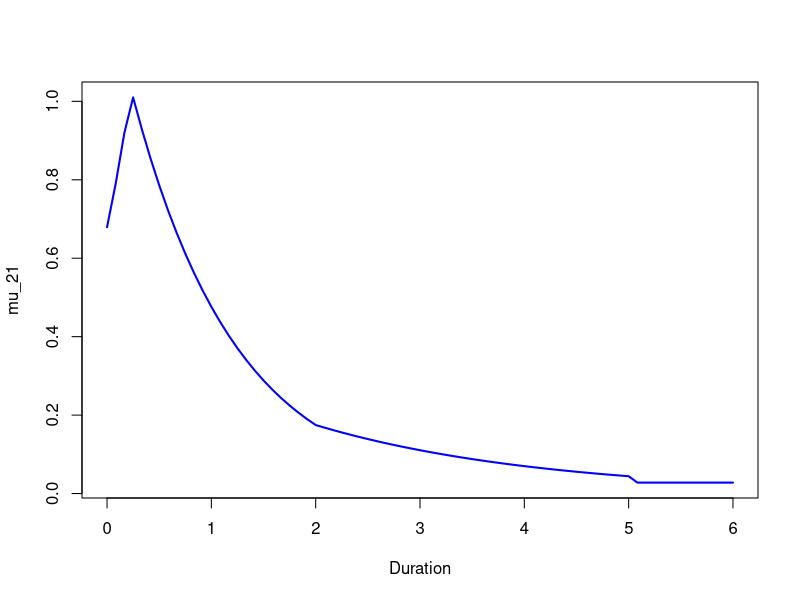
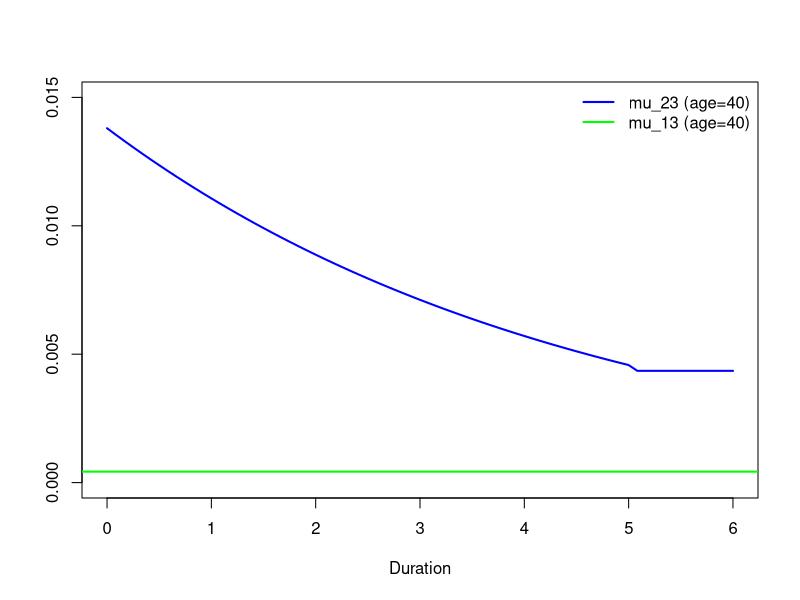
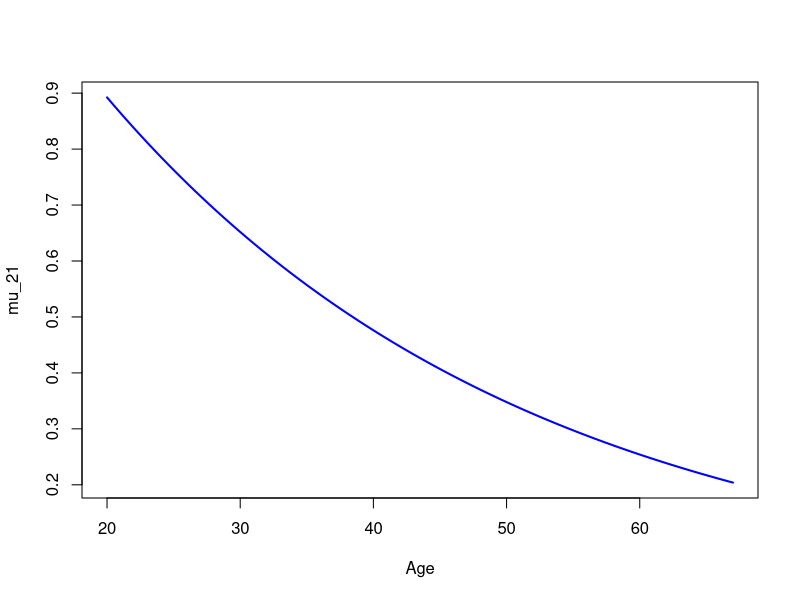
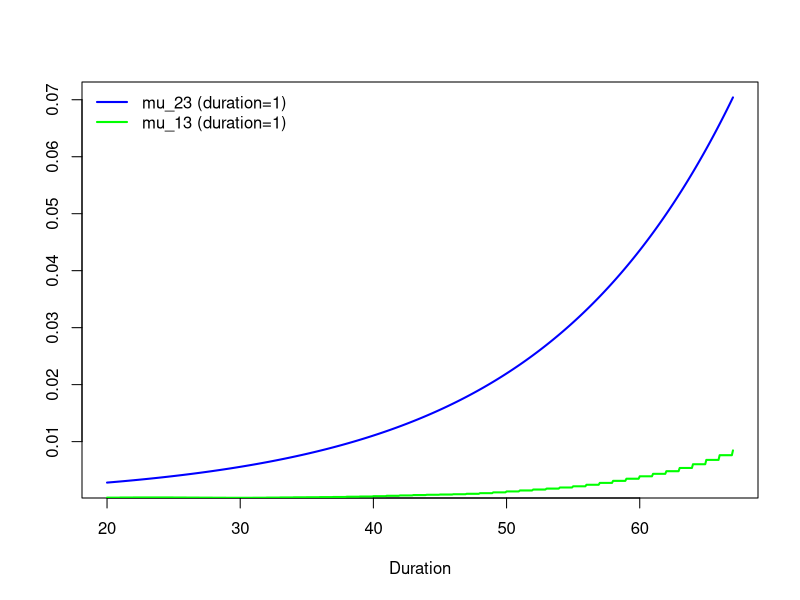

Recreate these plots in R, in order.
mu_21 <- function(t,z){exp(0.5640359-0.1035612*t)*(z>5)+exp(0.4279071-0.0314083*t-0.4581508*z)*(5>=z&z>2)+exp(1.517019-0.0314083*t-1.0027067*z)*(2>=z&z>0.2291667)+exp(0.8694878-0.0314083*t+1.8228841*z)*(0.2291667>=z)}
mu_23 <- function(t,z){exp(-8.2226723+0.0696388*t)*(z>5)+(exp(-7.0243455+0.0685318*t-0.2207053*z))*(z<=5)}
mu_2p<-function(t,z){mu_21(t,z)+mu_23(t,z)}
predmodelmu2p_vec <- Vectorize(mu_2p, vectorize.args = c("t", "z"))
library("readxl")
levetidbench <- read_excel("Benchmark_doedelighed2022_010224.xlsx")
mu_13 <- function (t){
  levetidbench$Kvinder[t+1]
}

z_seq<-seq(0,6,1/12)

plot(z_seq,mu_21(40,z_seq), type="n",xlab="Duration",ylab="mu_21")
lines(z_seq,mu_21(40,z_seq),col="blue",lwd=2)

plot(z_seq,mu_23(40,z_seq), type="n",xlab="Duration",ylab="",ylim=c(0,0.015))
lines(z_seq,mu_23(40,z_seq),col="blue",lwd=2)
abline(h=mu_13(40),col="green",lwd=2)
legend("topright", legend=c("mu_23 (age=40)", "mu_13 (age=40)"), col=c("blue", "green"), lwd=2,bty = "n")

t_seq<-seq(20,67,1/12)
plot(t_seq,mu_21(t_seq,1), type="n",xlab="Age",ylab="mu_21")
lines(t_seq,mu_21(t_seq,1),col="blue",lwd=2)

plot(t_seq,mu_23(t_seq,1), type="n",xlab="Duration",ylab="")
lines(t_seq,mu_23(t_seq,1),col="blue",lwd=2)
lines(t_seq,mu_13(t_seq),col="green",lwd=2)
legend("topleft", legend=c("mu_23 (duration=1)", "mu_13 (duration=1)"), col=c("blue", "green"), lwd=2,bty = "n")


